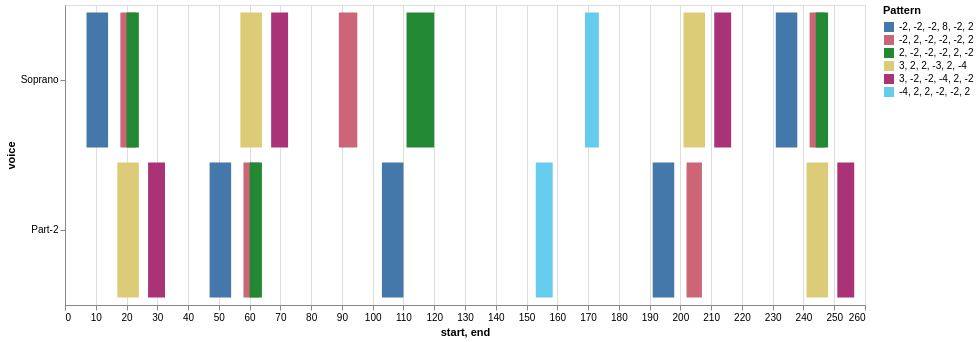

Source (notebook cell):
### Code cell
ngram_heatmap(piece)

### Figure 1 — Vega-Lite specification as saved in the notebook (floating-point values rounded to 4 significant figures)
{"config": {"view": {"continuousWidth": 300, "continuousHeight": 300}}, "data": {"name": "data-ee63e5b82097e4cfe49d4ba5987089db"}, "mark": {"type": "bar"}, "encoding": {"color": {"field": "pattern", "legend": {"title": "Pattern"}, "scale": {"domain": ["-2, -2, -2, 8, -2, 2", "-2, 2, -2, -2, -2, 2", "2, -2, -2, -2, 2, -2", "3, 2, 2, -3, 2, -4", "3, -2, -2, -4, 2, -2", "-4, 2, 2, -2, -2, 2"], "range": ["#4477AA", "#CC6677", "#228833", "#DDCC77", "#AA3377", "#66CCEE"]}, "type": "nominal"}, "opacity": {"condition": {"param": "param_1", "value": 1}, "value": 0.2}, "tooltip": [{"field": "start", "type": "quantitative"}, {"field": "end", "type": "quantitative"}, {"field": "pattern", "type": "nominal"}], "x": {"field": "start", "type": "quantitative"}, "x2": {"field": "end"}, "y": {"field": "voice", "sort": null, "type": "nominal"}}, "height": 300, "params": [{"name": "param_1", "select": {"type": "point", "fields": ["pattern"]}}], "width": 800, "$schema": "https://vega.github.io/schema/vega-lite/v5.16.3.json", "datasets": {"data-ee63e5b82097e4cfe49d4ba5987089db": [{"start": 7.0, "voice": "Soprano", "pattern": "-2, -2, -2, 8, -2, 2", "end": 14.0, "color": "#4477AA"}, {"start": 18.0, "voice": "Soprano", "pattern": "-2, 2, -2, -2, -2, 2", "end": 23.0, "color": "#CC6677"}, {"start": 20.0, "voice": "Soprano", "pattern": "2, -2, -2, -2, 2, -2", "end": 24.0, "color": "#228833"}, {"start": 57.0, "voice": "Soprano", "pattern": "3, 2, 2, -3, 2, -4", "end": 64.0, "color": "#DDCC77"}, {"start": 67.0, "voice": "Soprano", "pattern": "3, -2, -2, -4, 2, -2", "end": 72.5, "color": "#AA3377"}, {"start": 89.0, "voice": "Soprano", "pattern": "-2, 2, -2, -2, -2, 2", "end": 95.0, "color": "#CC6677"}, {"start": 111.0, "voice": "Soprano", "pattern": "2, -2, -2, -2, 2, -2", "end": 120.0, "color": "#228833"}, {"start": 169.0, "voice": "Soprano", "pattern": "-4, 2, 2, -2, -2, 2", "end": 173.5, "color": "#66CCEE"}, {"start": 201.0, "voice": "Soprano", "pattern": "3, 2, 2, -3, 2, -4", "end": 208.0, "color": "#DDCC77"}, {"start": 211.0, "voice": "Soprano", "pattern": "3, -2, -2, -4, 2, -2", "end": 216.5, "color": "#AA3377"}, {"start": 231.0, "voice": "Soprano", "pattern": "-2, -2, -2, 8, -2, 2", "end": 238.0, "color": "#4477AA"}, {"start": 242.0, "voice": "Soprano", "pattern": "-2, 2, -2, -2, -2, 2", "end": 247.0, "color": "#CC6677"}, {"start": 244.0, "voice": "Soprano", "pattern": "2, -2, -2, -2, 2, -2", "end": 248.0, "color": "#228833"}, {"start": 17.0, "voice": "Part-2", "pattern": "3, 2, 2, -3, 2, -4", "end": 24.0, "color": "#DDCC77"}, {"start": 27.0, "voice": "Part-2", "pattern": "3, -2, -2, -4, 2, -2", "end": 32.5, "color": "#AA3377"}, {"start": 47.0, "voice": "Part-2", "pattern": "-2, -2, -2, 8, -2, 2", "end": 54.0, "color": "#4477AA"}, {"start": 58.0, "voice": "Part-2", "pattern": "-2, 2, -2, -2, -2, 2", "end": 63.0, "color": "#CC6677"}, {"start": 60.0, "voice": "Part-2", "pattern": "2, -2, -2, -2, 2, -2", "end": 64.0, "color": "#228833"}, {"start": 103.0, "voice": "Part-2", "pattern": "-2, -2, -2, 8, -2, 2", "end": 110.0, "color": "#4477AA"}, {"start": 153.0, "voice": "Part-2", "pattern": "-4, 2, 2, -2, -2, 2", "end": 158.5, "color": "#66CCEE"}, {"start": 191.0, "voice": "Part-2", "pattern": "-2, -2, -2, 8, -2, 2", "end": 198.0, "color": "#4477AA"}, {"start": 202.0, "voice": "Part-2", "pattern": "-2, 2, -2, -2, -2, 2", "end": 207.0, "color": "#CC6677"}, {"start": 241.0, "voice": "Part-2", "pattern": "3, 2, 2, -3, 2, -4", "end": 248.0, "color": "#DDCC77"}, {"start": 251.0, "voice": "Part-2", "pattern": "3, -2, -2, -4, 2, -2", "end": 256.5, "color": "#AA3377"}]}}
